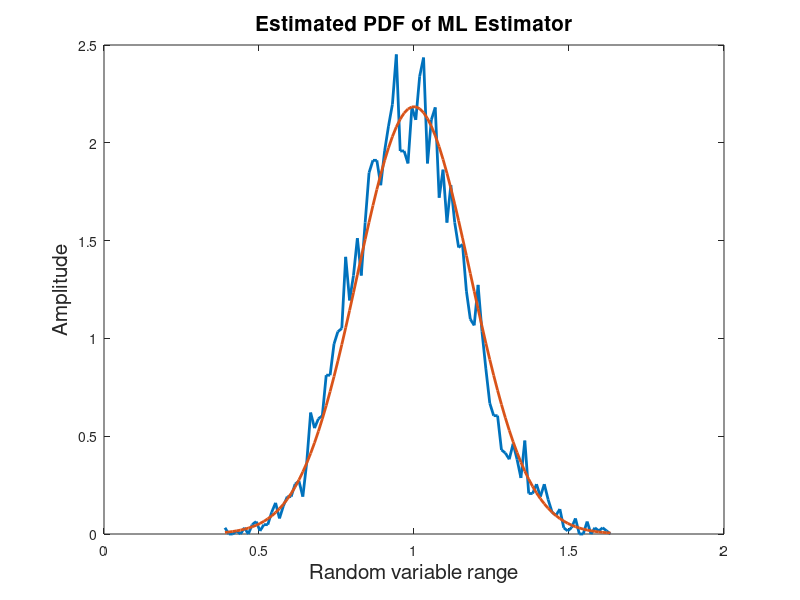

Write MATLAB code to recreate this figure.
% Monte-carlo simulations
% Program to plot the PDF of the  estimator for the estimation
% of DC (A = 1) in WGN (Modified DC in WGN)

clear all;clc;close all;
M=5000; % No of averaging iterations
N=20; % data record length
A=1; 

for i=1:M,
    x=A+sqrt(A)*randn(1,N);    
    Aesti(i)=-.5+sqrt((sum(x.^2)/N)+.25); % M realization of a Sample Mean estimator(Random variable)
end

% Finding the PDF
a=max(Aesti);
b=min(Aesti);
range=a-b;
Ncells=100;
Hepsi=(range/(2*Ncells));
values=(b+Hepsi):(2*Hepsi):a; % middle values of observations around epsilon

for j=1:Ncells,
    temp=Aesti-values(j);
    counter =abs(temp) <= Hepsi;
    histo(j)=sum(counter)/M; % Histogram Estimator
    p(j)=histo(j)/(2*Hepsi); % PDF estimator
end

% Theoretical  Asymptotic PDF of the estimator for A=1

variance=2/(3*N);
ptheory=inv(sqrt(2*pi*variance))*exp(-(values-1).^2/(2*variance)); 


figure,hnd=plot(values,p,values,ptheory);
set(hnd,'linewidth',2);


hnd=title('Estimated PDF of ML Estimator');
set(hnd,'fontsize',15);
hnd=xlabel(' Random variable range ');
set(hnd,'fontsize',15);
hnd=ylabel('  Amplitude  ');
set(hnd,'fontsize',15);  

% disp(mean(Aesti));
% disp(var(Aesti)*N);
